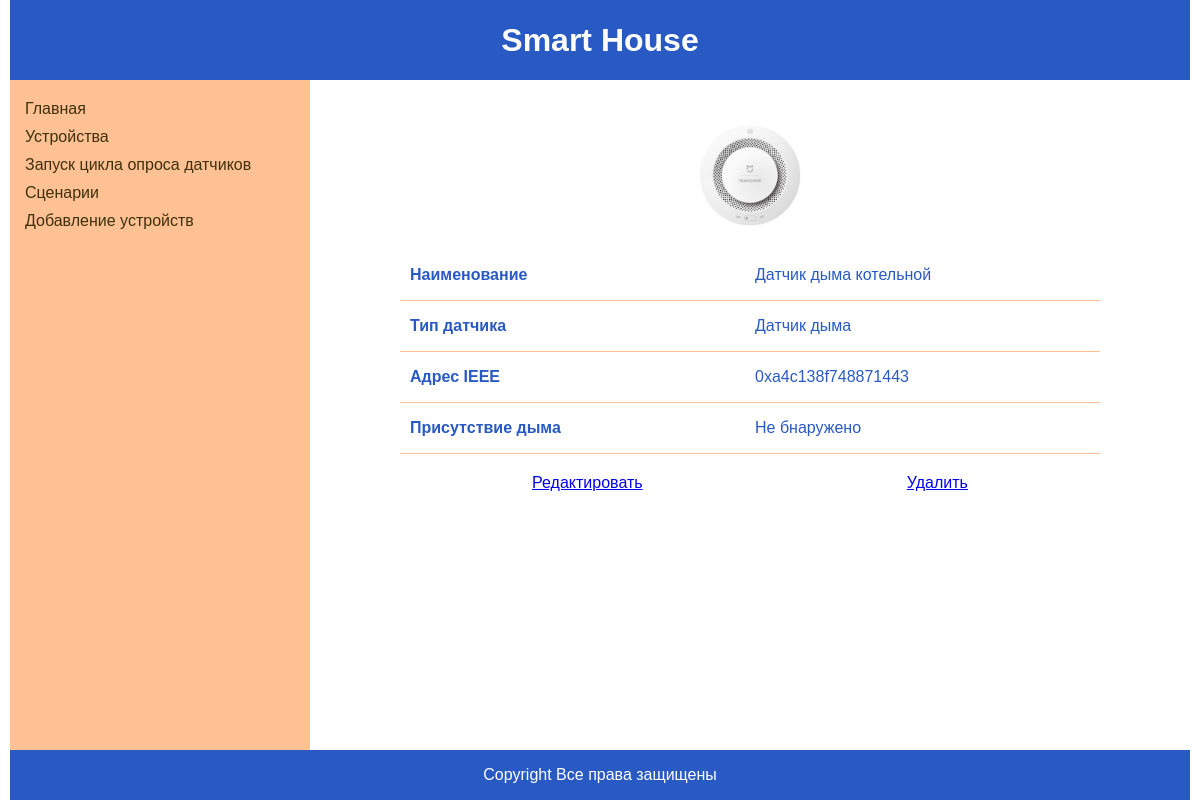
Screenshot of /devices/4/ with the database file from the repository.
### smart_house/models.py (models this page shows, shortened)
class Device(models.Model):
    class Meta:
        db_table = 'devices'
    name = models.CharField(
        db_column='name',
        max_length=50,
        help_text="Введите название датчика",
        verbose_name="Название датчика"
    )
    address = models.CharField(
        db_column='address',
        max_length=50,
        help_text="Введите ieee адрес датчика",
        verbose_name="ieee адрес датчика"
    )
    json_data = models.JSONField(
        db_column='json_data',
        null=True,
        blank=True
    )
    groups_id = models.ForeignKey(
        to='Group',
        db_column='groups_id',
        on_delete=models.CASCADE,
        help_text="Укажите в какую группу входит устройство",
        verbose_name="Входит в группу",
        null=True,
        blank=True
    )
    devices_type= models.ForeignKey(
        to='DeviceType',
        db_column='devices_type_id',
        on_delete=models.CASCADE,
        help_text="Укажите тип устройства",
        verbose_name="Тип устройства",
        null=True,
        blank=True
    )

class DeviceType(models.Model):
    class Meta:
        db_table = 'devices_type'
    name = models.CharField(
        db_column='name',
        max_length=50,
        help_text="Введите тип устройства",
        verbose_name="Название типа устройства"
    )
    image = models.ImageField(
        upload_to='images',
        help_text="Введите изображение устройства",
        verbose_name="Изображение устройства"
    )

### smart_house/views.py (the view)
# urls.py: path('devices/<int:pk>/', views.DeviceDetailView.as_view(), name='device'),
class DeviceDetailView(DetailView):
    model = Device
    template_name = 'smart_house/device.html'
    context_object_name = 'device'
    def get_context_data(self, **kwargs) -> dict:
        context = super().get_context_data(**kwargs)
        self.object.json_data = json.loads(self.object.json_data)
        context['device_type'] = DeviceType.objects.get(id=self.object.devices_type_id)
        return context

### templates/smart_house/device.html (shortened to what this page needs)
{% extends "smart_house/base.html" %}
{% block content %}
  <div class="device-container">
    <div class="dev-img">
      <img src="{{ device.devices_type.image.url }}" alt="connect" style="max-height:150px">
    </div>
     {% if device_type.name == 'Датчик дыма' %}
    <div class="device-row">
      <div class="name-row">
        <p>Наименование</p>
      </div>
      <div>
        <p>{{ device.name }}</p>
      </div>
    </div>
    <div class="device-row">
      <div class="name-row">
        <p>Тип датчика</p>
      </div>
      <div>
        <p> {{ device.devices_type.name }}</p>
      </div>
    </div>
    <div class="device-row">
      <div class="name-row">
        <p>Адрес IEEE</p>
      </div>
      <div>
        <p> {{ device.address }}</p>
      </div>
    </div>
    <div class="device-row">
      <div class="name-row">
        <p>Присутствие дыма</p>
      </div>
      <div>
        {% if device.json_data.smoke == False %}
          <p>Не бнаружено</p>
        {% endif %}
      </div>
    </div>
    <div class="device-edit">
      <a href="{% url 'device_edit' device.pk %}">Редактировать</a>
      <a href="{% url 'device_del' device.pk %}">Удалить</a>
    </div>
    {% endif %}
  </div>
  {% endblock content %}

### static/css/style.css (style rules this page uses)
body { margin:0; padding:0; }
.container div { text-align: center; }
.device-container { display: flex; padding: 20px 15px; background-color: #fff; width: 700px; flex-direction: column; color: #295AC4; margin: 0 auto; }
.dev-img { display: flex; justify-content: center; }
.device-row { display:flex; justify-content: flex-start; }
.device-row div { width: 50%; text-align: start; border-bottom: 1px solid #FDC194; }
.name-row { font-weight: bold; padding-left: 10px; }
.device-edit { display: flex; justify-content: space-around; margin-top: 20px; }

### rows the page displays
Device: devices_type.image (picture), name "Датчик дыма котельной", devices_type.name "Датчик дыма", address "0xa4c138f748871443"
